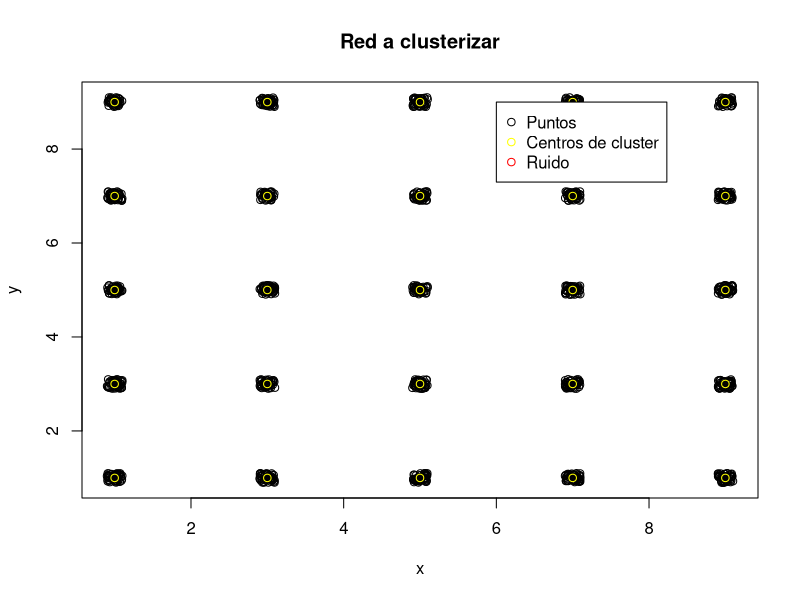

This figure's R source: (Note: a time limit stopped this script after it produced the figure.)
#TO DO
#probar otros métodos en clvalid

#configuraciones
dim_red = 5; #los puntos en la red no son reales, son solo los lugares alrededor de los cuales se van a armar los clusters
puntos_por_cluster = 50;
parametro_de_red = 2;
ancho_del_cluster = 0.1; #lo que mide el cluster en x
alto_del_cluster = 0.1; #lo que mide el cluster en y
iteraciones_de_k = 500; #cuantas veces vamos a probar ajustar con cada k el mismo set de datos
nivel_de_ruido = 0; #entre 0 y 1, es el porcentaje de ruido en función de la cantidad de puntos que haya
guardar_datos_de_corrida = FALSE;

#limpiamos los graficos actuales
graphics.off();

#Traemos la librería de cluster para usar silhouette y otras cosas
library(cluster);

#genero la red equiespaciada
a <- seq(1, dim_red*parametro_de_red, parametro_de_red);
red <- matrix(data=a, nrow=dim_red^2, ncol=2);
red[, 1] <- rep(a, each=dim_red);

#genero los puntos de datos alrededor de la red
puntos_en_la_red <- dim_red^2;
total_de_puntos <- puntos_en_la_red * puntos_por_cluster;

#Los puntos de ruido que vamos a tener
cantidad_de_puntos_de_ruido <- total_de_puntos * nivel_de_ruido;

#Genero los puntos de los clusters
puntos <- matrix(0, nrow=total_de_puntos, ncol=2);
puntos[, 1] <- runif(total_de_puntos, -ancho_del_cluster, ancho_del_cluster) + rep(red[, 1], each=puntos_por_cluster);
puntos[, 2] <- runif(total_de_puntos, -alto_del_cluster, alto_del_cluster) + rep(red[, 2], each=puntos_por_cluster);

#Genero los puntos de ruido
puntos_de_ruido <- matrix(runif(cantidad_de_puntos_de_ruido*2, 0, parametro_de_red*dim_red), nrow=cantidad_de_puntos_de_ruido, ncol=2);

#Meto los puntos de ruido entre los puntos de los clusters
puntos <- rbind(puntos, puntos_de_ruido);

#graficó los puntos y la red
plot(puntos, main="Red a clusterizar", xlab="x",ylab="y");
points(red, col="yellow");
points(puntos_de_ruido, col="red");
legend((dim_red*parametro_de_red-4), (dim_red*parametro_de_red-1), c("Puntos", "Centros de cluster", "Ruido"), pch=c(1,1, 1), col=c("black", "yellow", "red"))
if(guardar_datos_de_corrida) savePlot(filename = paste(script.directorio_de_archivos, "/red.png", sep=""), "png");#guardo el plot en un archivo además de mostrarlo en pantalla

#Probamos kmeans para varios k, desde puntos_en_la_red-10 hasta puntos_en_la_red+10, 
#nos quedamos con el de mejor promedio, iteramos varias veces y graficamos 
#un histograma para ver que k ajustó mejor la mayor cantidad de veces
mejor_k <- matrix(0, nrow=iteraciones_de_k, ncol=2); #Vamos a guardar el mejor k y el promedio que dio
promedios <- matrix(0, nrow=21, ncol=2);

#Vamos a calcular un tiempo estimado de corrida del programa viendo cuanto tardan 10 iteraciones y multiplicando ese tiempo por iteraciones_de_k/10
tiempo_de_inicio <- proc.time();

for(i in 1:iteraciones_de_k){
	for(k in (puntos_en_la_red-10):(puntos_en_la_red+10)){
		#calculo los kmeans con k puntos aleatorios, el silhouette
		#y saco un promedio de los promedios de cada cluster
		#en el silhouette como medida de cuan buena fue la clusterización para ese k
		km<-kmeans(puntos, k, nstart=iteraciones_de_k);
		d<-dist(puntos);
		s<-silhouette(km$cluster, d);
		si<-summary(s);
		promedios[k-(puntos_en_la_red-11), 1] <- si$si.summary["Mean"];
		promedios[k-(puntos_en_la_red-11), 2] <- k;	
	}
	
	#El que dio el promedio más alto es el mejor k según este criterio
	mejor_k[i,] <- promedios[which.max(promedios[,1]),];
	
	#a la 10 iteración me fijo cuanto tiempo hace que está corriendo y tiro un estimado
	if(i==1){
		tiempo_para_10_iteraciones <- proc.time() - tiempo_de_inicio;
		cat("Tiempo estimado de corrida: ", round((iteraciones_de_k * tiempo_para_10_iteraciones["elapsed"] / 1 )), " segundos\n", sep="")
	}
	#Imprimo la iteración actual para saber por donde va y cuanto falta
	print(i);
	flush.console();
	mejor_k[i,] <- promedios[which.max(promedios[,1]),];
}
plot(table(mejor_k[, 2]));
